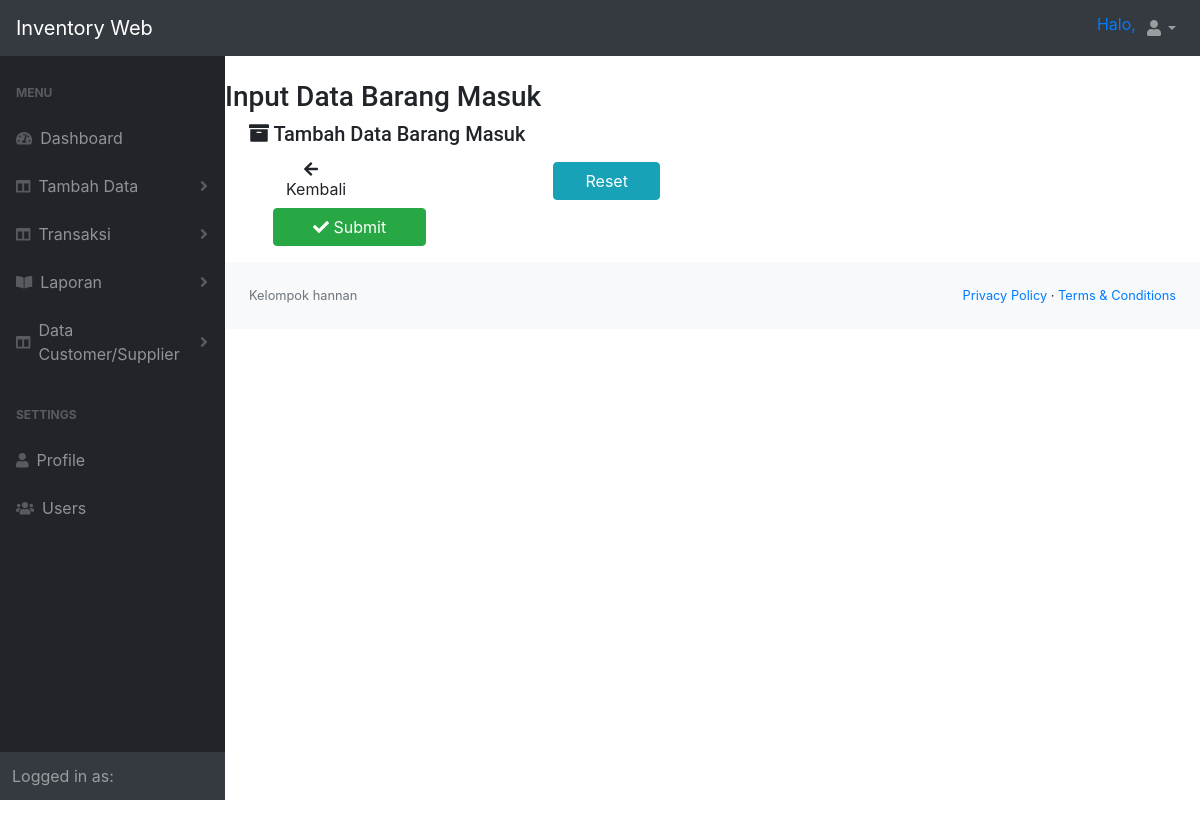
The app's page /beranda/masuk_data_barang/1, older data.
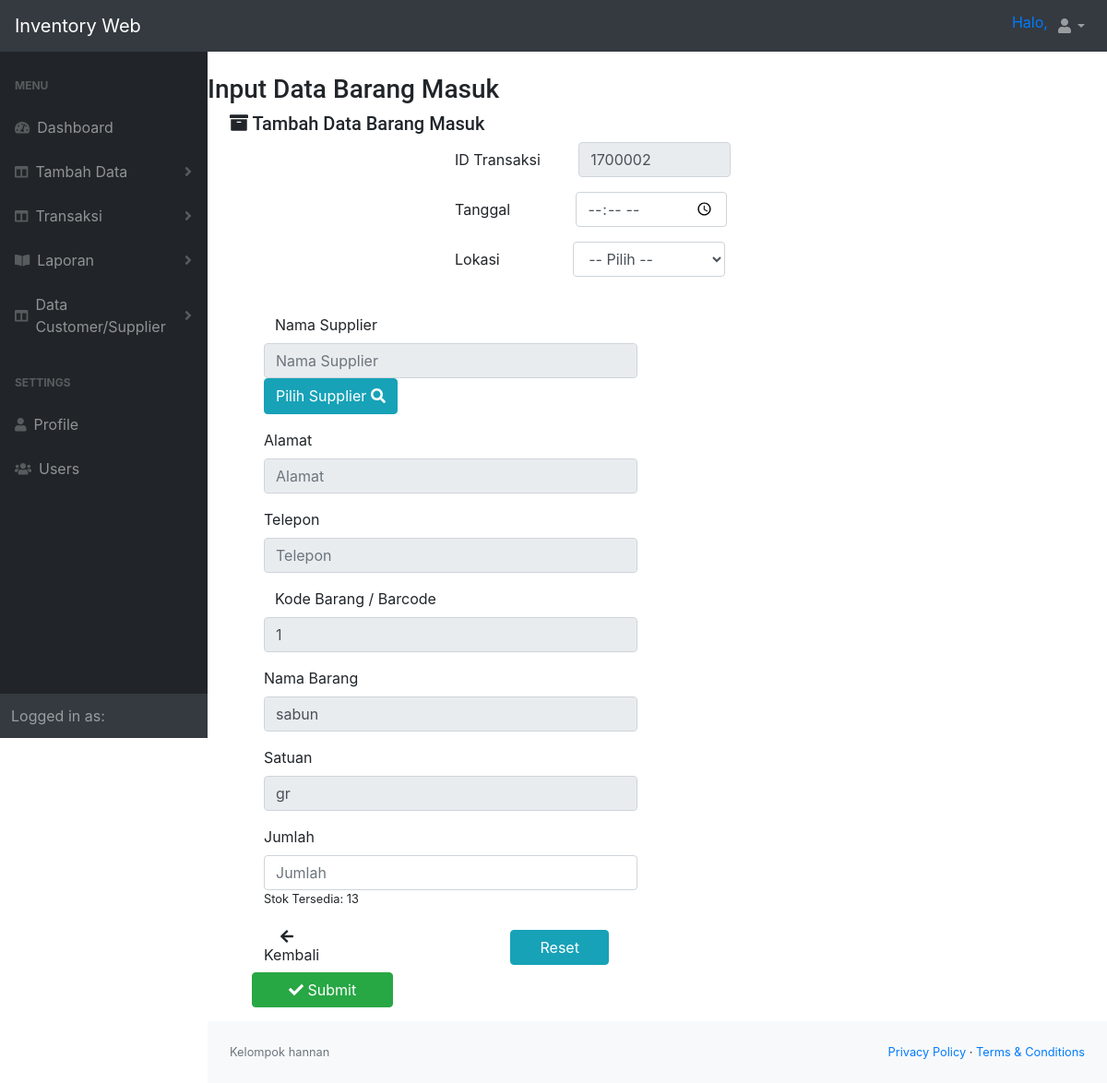
The same page, newer data.
### tables this page shows
CREATE TABLE `databarang` (
  `id` int(20) NOT NULL,
  `kodebarang` int(20) NOT NULL,
  `namabarang` varchar(100) NOT NULL,
  `satuan` varchar(20) NOT NULL,
  `jumlah` int(15) NOT NULL
);

### application/controllers/Beranda.php (called while the page is built, shortened)
<?php
class Beranda extends CI_Controller
{
  public function masuk_data_barang($kodebarang = 0)
  {
    $this->load->model('M_admin');
    $data = array(
      'list_data1' => $this->M_admin->select('datasupplier')
    );
    $where = array('kodebarang' => $kodebarang);
    $data['list_data'] = $this->M_admin->get_data('databarang', $where);
    $this->load->view('V_Formbarangmasuk', $data);
  }
}

### index.php (called while the page is built, shortened)
<?php
require_once BASEPATH.'core/CodeIgniter.php';

### application/models/M_admin.php (called while the page is built, shortened)
<?php
class M_admin extends CI_Model
{
  public function select($tabel)
  {
    $query = $this->db->get($tabel);
    return $query->result();
  }
  public function get_data($tabel,$kodebarang)
  {
    $query = $this->db->select()
                      ->from($tabel)
                      ->where($kodebarang)
                      ->get();
    return $query->result();
  }
}
?>

### application/views/V_Formbarangmasuk.php (the view, shortened to what the changed rows need)
<div id="layoutSidenav_content">
  <main>
    <div class="content-wrapper">
      <section class="content-header">
        <div class="row">
          <div class="col-md-12">
            <div class="container">
              <div class="box box-primary" style="width:94%;">
                <?php
                $conn = mysqli_connect('localhost', 'root', '', 'dbinventory');
                $result = mysqli_query($conn, "SELECT MAX(idtransaksi) AS max_code FROM barangmasuk");
                $data = mysqli_fetch_array($result);
                $code = $data['max_code'];
                $urutan = (int)substr($code, 2, 5);
                $urutan++;
                $angka = "17";
                $kd_kat = $angka . sprintf("%05s", $urutan);
                ?>
                <div class="container">
                  <form action="<?= site_url('beranda/submitbarangmasuk') ?>" role="form" method="post">
                    <div class="box-body">
                      <div class="form-group">
                        <?php
                        foreach ($list_data as $d) { ?>
                          <label for="idtransaksi" style="margin-left:220px;display:inline;">ID Transaksi</label>
                          <input type="text" name="idtransaksi" style="margin-left:37px;width:20%;display:inline;" class="form-control" readonly="readonly" value="<?= $kd_kat ?>">
                      </div>
                    </div>
                    <div class="form-group">
                      <label for="tanggal" style="margin-left:220px;display:inline;">Tanggal</label>
                      <input type="time" name="tanggal" style="margin-left:66px;width:20%;display:inline;" class="form-control form_datetime" placeholder="Klik Disini">
                    </div>
                    <div class="form-group" style="margin-bottom:40px;">
                      <label for="nama_barang" style="margin-left:220px;display:inline;">Lokasi</label>
                      <select class="form-control" name="lokasi" style="margin-left:75px;width:20%;display:inline;">
                        <option value="">-- Pilih --</option>
                      </select>
                    </div>
                    <div class="form-group" style="margin-left:13px;display;">
                      <label for="namasupplier" style="width:90%;margin-left: 12px;">Nama Supplier</label>
                      <input type="text" name="namasupplier" readonly="readonly" style="width:50%;margin-right: 100px;" class="form-control" id="namasupplier" placeholder="Nama Supplier" data-target="#modal-item" value="">
                      <button type="button" data-toggle="modal" class="btn btn-info btn-flat" data-target="#modalsearch" id="buttonpilih" style="height:4%">
                        Pilih Supplier
                        <i class="fa fa-solid fa-search" aria-hidden="true"></i>
                      </button>
                    </div>
                    <div class="form-group" style="margin-left:13px;display;">
                      <label for="alamat" style="width:90%;">Alamat</label>
                      <input type="text" name="alamat" readonly="readonly" style="width:50%;margin-right: 50px;" class="form-control" id="alamat" placeholder="Alamat" value="">
                    </div>
                    <div class="form-group" style="margin-left:13px;display;">
                      <label for="telepon" style="width:90%;">Telepon</label>
                      <input type="text" name="telepon" readonly="readonly" style="width:50%;margin-right: 50px;" class="form-control" id="telepon" placeholder="Telepon" value="">
                    </div>
                    <div class="form-group" style="margin-left:13px;display;">
                      <label for="kode_barang" style="width:90%;margin-left: 12px;">Kode Barang / Barcode</label>
                      <input type="text" name="kodebarang" readonly="readonly" style="width:50%;margin-right: 50px;" class="form-control" id="kode_barang" placeholder="Kode Barang" data-target="#modal-item" value="<?= $d->kodebarang ?>">
                    </div>
                    <div class="form-group" style="margin-left:13px;display;">
                      <label for="nama_Barang" style="width:90%;">Nama Barang</label>
                      <input type="text" name="namabarang" readonly="readonly" style="width:50%;margin-right: 50px;" class="form-control" id="nama_Barang" placeholder="Nama Barang" value="<?= $d->namabarang ?>">
                    </div>
                    <div class="form-group" style="margin-left:13px;display;">
                      <label for="nama_Barang" style="width:90%;">Satuan</label>
                      <input type="text" name="satuan" readonly="readonly" style="width:50%;margin-right: 50px;" class="form-control" id="satuan" placeholder="Satuan" value="<?= $d->satuan ?>">
                    </div>
                    <div class="form-group" style="margin-left:13px;display;">
                      <label for="nama_Barang" style="width:90%;">Jumlah</label>
                      <input type="text" name="jumlah" style="width:50%;margin-right: 50px;" class="form-control" id="jumlah" placeholder="Jumlah">
                      <small><span class="text-danger"><?php echo form_error('jumlah'); ?></span>Stok Tersedia: <?= $d->jumlah ?></small>
                    </div>
                  <?php } ?>
                  </form>
                </div>
              </div>
            </div>
      </section>
      </body>
      </html>

Row changes from the older to the newer data that the page shows:
added databarang: kodebarang "1", namabarang "sabun", satuan "gr", jumlah "13"
